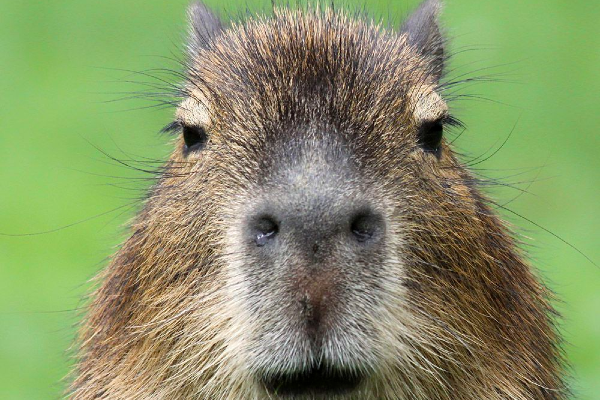
#> input picture Learn PYTHON_Python OGREN/11_Yapay Zeka Artificial Intelligence/opencv_projects/images/square1_600x400.png, 600 x 400 px
$ python 'opencv_88 goruntuyu bukme.py'
#> lines starting #> are read from the running program, lines starting #| are printed output that depends on the picture
# trasformation/bükme
import cv2, numpy as np

goruntu = cv2.imread('images/square1_600x400.png')
#> goruntu is the input picture: shape (400, 600, 3); mean B, G, R 103.2, 147.4, 135.1
cv2.imshow("Orjinal Goruntu", goruntu)

sutun, satir = goruntu.shape[:2]
#> sutun = 400; satir = 600

# float32([[solüst x,y],[solalt x,y],[sağalt x,y]])
baslangic = np.float32([[50,50],[sutun,0],[0,satir]])
#> baslangic = [[50, 50], [400, 0], [0, 600]]
yeniyer   = np.float32([[90,90],[sutun//2,100],[200,satir//2]])
#> yeniyer = [[90, 90], [200, 100], [200, 300]]

bukmeSekli = cv2.getAffineTransform(baslangic,yeniyer)
bukulmusSekli = cv2.warpAffine(goruntu, bukmeSekli, (satir,sutun))
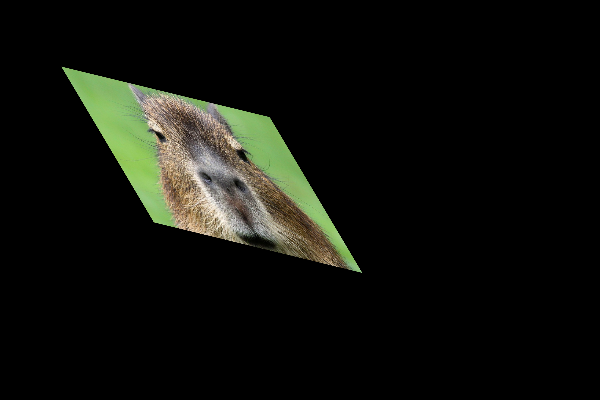
#> bukulmusSekli: shape (400, 600, 3); mean B, G, R 12, 17.1, 15.7

cv2.imshow("Bukulmus sekli", bukulmusSekli)

cv2.waitKey(0)
cv2.destroyAllWindows()

$ run again, with Learn PYTHON_Python OGREN/11_Yapay Zeka Artificial Intelligence/opencv_projects/images/top1_32x32.png copied over Learn PYTHON_Python OGREN/11_Yapay Zeka Artificial Intelligence/opencv_projects/images/square1_600x400.png
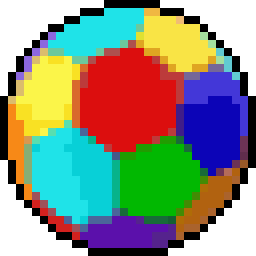
#> input picture Learn PYTHON_Python OGREN/11_Yapay Zeka Artificial Intelligence/opencv_projects/images/top1_32x32.png, 256 x 256 px
#> goruntu is the input picture: shape (256, 256, 3); mean B, G, R 126.1, 143.2, 137
#> `bukulmusSekli = cv2.warpAffine(goruntu, bukmeSekli, (satir,sutun))`:
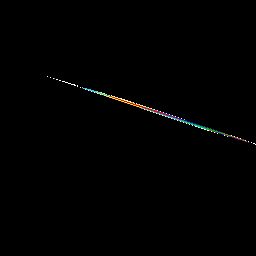
#> bukulmusSekli: shape (256, 256, 3); mean B, G, R 1, 1.2, 1.2
